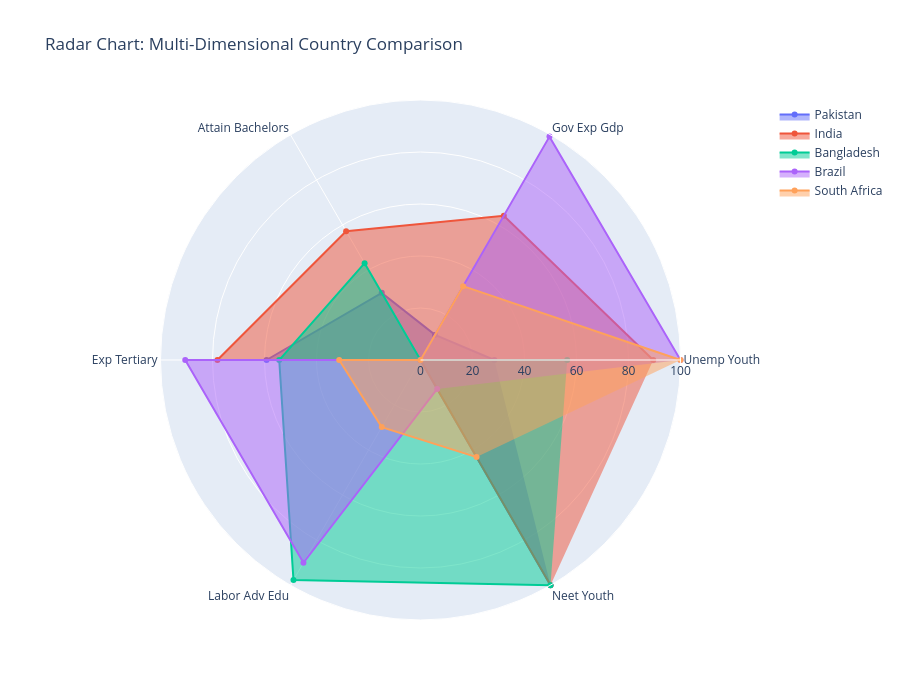

Notebook cell for this chart:
### Markdown cell above
## <a id='toc4_6_'></a>[Radar/Spider Plot](#toc0_)

### Code cell
countries_to_compare = ['Pakistan', 'India', 'Bangladesh', 'Brazil', 'South Africa']
comparison_vars = ['unemp_youth', 'gov_exp_gdp', 'attain_bachelors',
                   'exp_tertiary', 'labor_adv_edu', 'neet_youth']

def normalize_for_radar(series):
    return ((series - series.min()) / (series.max() - series.min())) * 100

fig = go.Figure()

for country in countries_to_compare:
    country_data = df[df['country'] == country].groupby('country')[comparison_vars].mean().iloc[0]
    normalized = normalize_for_radar(country_data)

    fig.add_trace(go.Scatterpolar(
        r=normalized.values,
        theta=[var.replace('_', ' ').title() for var in comparison_vars],
        fill='toself',
        name=country
    ))

fig.update_layout(
    polar=dict(
        radialaxis=dict(visible=True, range=[0, 100])
    ),
    showlegend=True,
    title="Radar Chart: Multi-Dimensional Country Comparison",
    height=700
)
fig.show()

### Figure 1 — Plotly figure (JSON) as saved in the notebook; plotly's stock layout.template omitted (floating-point values rounded to 4 significant figures)
{"data": [{"fill": "toself", "name": "Pakistan", "r": [28.41, 11.15, 29.82, 59.21, 0.0, 100.0], "theta": ["Unemp Youth", "Gov Exp Gdp", "Attain Bachelors", "Exp Tertiary", "Labor Adv Edu", "Neet Youth"], "type": "scatterpolar"}, {"fill": "toself", "name": "India", "r": [89.51, 64.1, 57.21, 78.1, 0.0, 100.0], "theta": ["Unemp Youth", "Gov Exp Gdp", "Attain Bachelors", "Exp Tertiary", "Labor Adv Edu", "Neet Youth"], "type": "scatterpolar"}, {"fill": "toself", "name": "Bangladesh", "r": [56.42, 0.0, 43.0, 54.34, 97.71, 100.0], "theta": ["Unemp Youth", "Gov Exp Gdp", "Attain Bachelors", "Exp Tertiary", "Labor Adv Edu", "Neet Youth"], "type": "scatterpolar"}, {"fill": "toself", "name": "Brazil", "r": [100.0, 99.21, 0.0, 90.49, 90.05, 12.84], "theta": ["Unemp Youth", "Gov Exp Gdp", "Attain Bachelors", "Exp Tertiary", "Labor Adv Edu", "Neet Youth"], "type": "scatterpolar"}, {"fill": "toself", "name": "South Africa", "r": [100.0, 32.79, 0.0, 31.28, 29.8, 43.12], "theta": ["Unemp Youth", "Gov Exp Gdp", "Attain Bachelors", "Exp Tertiary", "Labor Adv Edu", "Neet Youth"], "type": "scatterpolar"}], "layout": {"height": 700, "polar": {"radialaxis": {"range": [0, 100], "visible": true}}, "showlegend": true, "title": {"text": "Radar Chart: Multi-Dimensional Country Comparison"}}}
